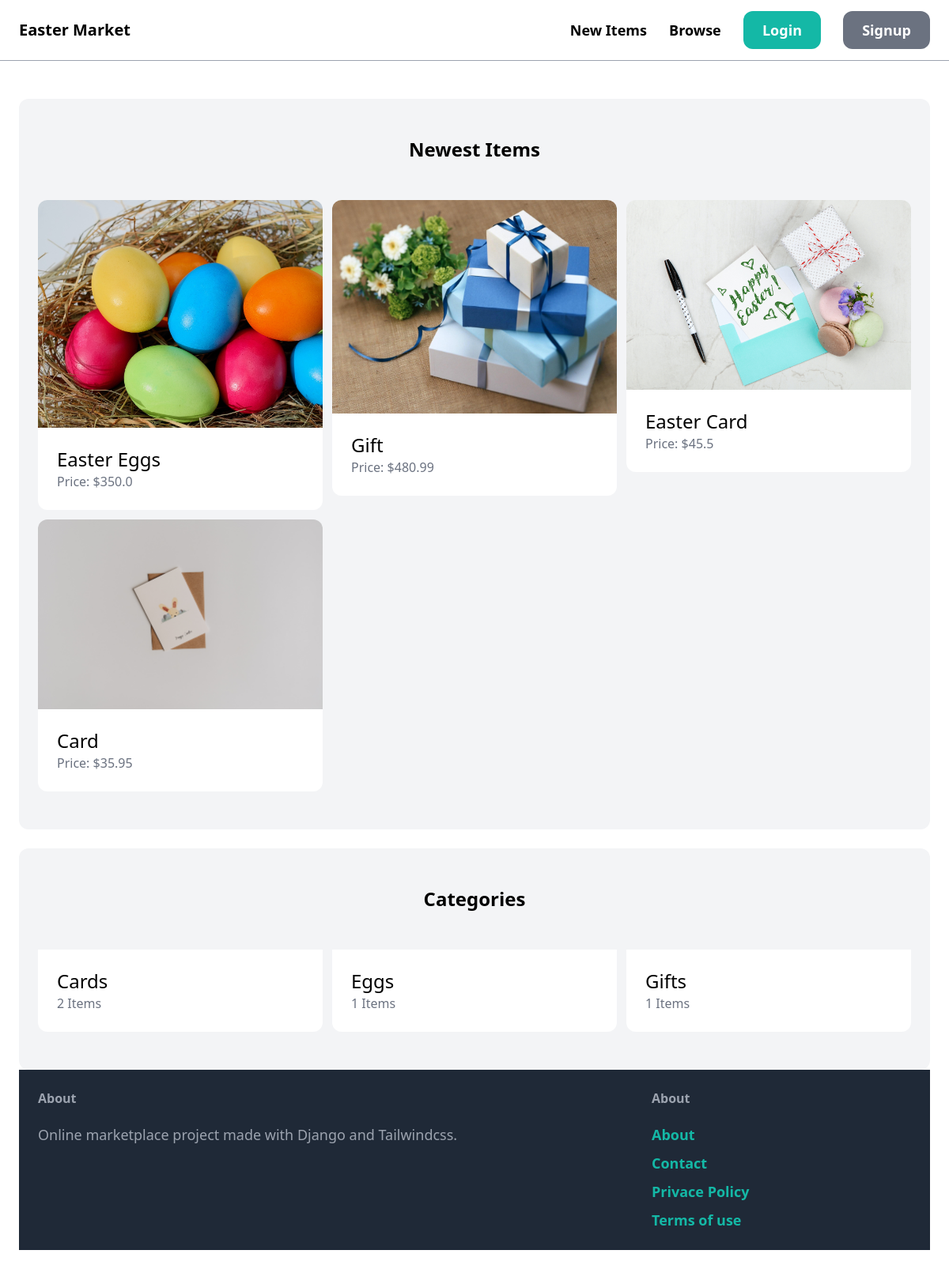
The page / on the database its author committed.
### item/models.py (models this page shows, shortened)
class Item(models.Model):
    name = models.CharField(max_length=255)
    category = models.ForeignKey(Category, related_name="items", on_delete=models.CASCADE)
    description = models.TextField(blank=True, null=True)
    price = models.FloatField()
    image = models.ImageField(upload_to="items_images", blank=True, null=True)
    is_sold = models.BooleanField(default=False)
    created_by = models.ForeignKey(User, related_name="items", on_delete=models.CASCADE)
    created_at = models.DateTimeField(auto_now_add=True)

class Category(models.Model):
    name = models.CharField(max_length=255)
    class Meta:
        ordering = ("name",)
        verbose_name_plural = "Catagories"

### core/views.py (the view)
# urls.py: path('', views.index, name='index'),
def index(request):
    items = Item.objects.filter(is_sold=False)[0:6]
    categories = Category.objects.all()
    return render(request, 'core/index.html',
                  {'categories':categories,
                  'items':items,})

### core/templates/core/index.html (shortened to what this page needs)
{% extends 'core/base.html' %}
{%block content%}
   <div class="mt-6 px-6 py-12 bg-gray-100 rounded-xl">
        <h2 class="mb-12 text-2xl text-center font-bold">Newest Items</h2>
        <div class="grid grid-cols-3 gap-3">
            {%for item in items%}
                <div>
                    <a href="{% url 'item:detail' item.id %}">
                        <img src="{{item.image.url}}" class="rounded-t-xl">
                <div class="p-6 bg-white rounded-b-xl">
                    <h2 class="text-2xl">{{ item.name}}</h2>
                    <p class="text-gray-500">Price: ${{item.price}} </p>
                </div>
                    </a>
                </div>
            {% endfor %}
        </div>
    </div>
    <div class='mt-6 px-6 py-12 bg-gray-100 rounded-xl'>
        <h2 class="text-2xl mb-12 text-center font-bold">Categories</h2>
        <div class="grid gap-3 grid-cols-3 ">
            {%for category in categories%}
            <div class="p-6 bg-white rounded-b-xl">
                <h2 class="text-2xl">{{ category.name}}</h2>
                <p class="text-gray-500">{{category.items.count}} Items</p>
            </div>
            {%endfor%}
        </div>
{%endblock%}

### rows shown on the page
Item: image (picture), name "Easter Eggs", price "350.0"
Item: image (picture), name "Gift", price "480.99"
Item: image (picture), name "Easter Card", price "45.5"
Item: image (picture), name "Card", price "35.95"
Category: name "Cards", items.count "2"
Category: name "Eggs", items.count "1"
Category: name "Gifts", items.count "1"
